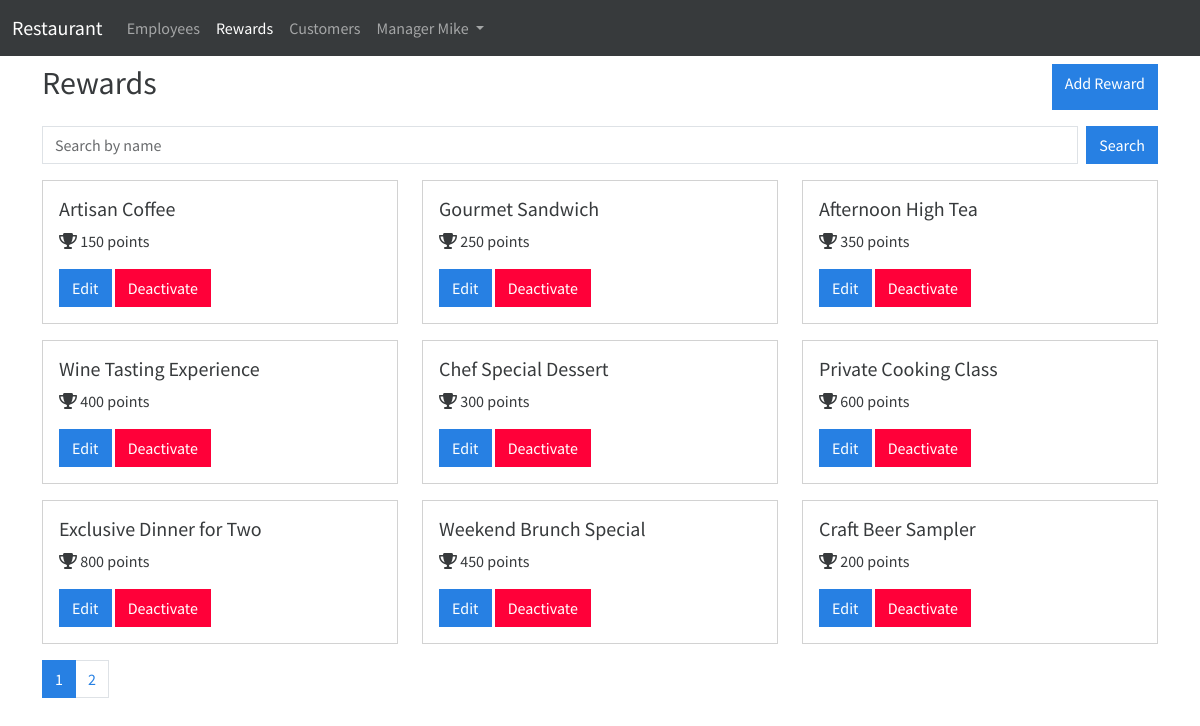
The page /rewards.php (signed in) on the database its author committed.
### tables this page shows
CREATE TABLE employees (
    id INT AUTO_INCREMENT PRIMARY KEY,
    name VARCHAR(255) NOT NULL,
    email VARCHAR(255) NOT NULL,
    password TEXT,
    created_by INT,
    is_manager BOOLEAN DEFAULT FALSE,
    inactive boolean DEFAULT FALSE,
    UNIQUE (email)

);

CREATE TABLE rewards (
    id INT AUTO_INCREMENT PRIMARY KEY,
    name VARCHAR(255) NOT NULL,
    points INT NOT NULL,
    added_by INT,
    inactive boolean DEFAULT FALSE,
    FOREIGN KEY (added_by) REFERENCES employees(id)
);

### auth.php (called while the page is built, shortened)
<?php
require_once 'database.php';
function current_user() {
    if (isset($_SESSION['user'])) {
        $user = $_SESSION['user'];
        $pdo = get_connection();
                $entityTable = $user['entity_type'] === 'customer' ? 'customers' : 'employees';
        $sql = "SELECT * FROM {$entityTable} WHERE id = :id";
        $stmt = $pdo->prepare($sql);
        $stmt->execute(['id' => $user['entity_id']]);
        $entity = $stmt->fetch(PDO::FETCH_ASSOC);
        return ['user' => $user, 'entity' => $entity];
    }
    return null;
}
?>

### database.php (called while the page is built, shortened)
<?php
function get_connection() {
    try {
        $dsn = 'mysql:host=' . DB_HOST . ';dbname=' . DB_NAME . ';port=' . DB_PORT;
        $pdo = new PDO($dsn, DB_USER, DB_PASS);
        $pdo->setAttribute(PDO::ATTR_ERRMODE, PDO::ERRMODE_EXCEPTION);
        return $pdo;
    } catch (PDOException $e) {
        die('Database Connection Failed: ' . $e->getMessage());
    }
}
function get_rewards($page = 1, $query = '') {
    $pdo = get_connection();
    $itemsPerPage = 9;
    $offset = ($page - 1) * $itemsPerPage;
        $countSql = "SELECT COUNT(*) FROM rewards WHERE inactive<>true and name LIKE :query";
    $countStmt = $pdo->prepare($countSql);
    $searchQuery = '%' . $query . '%';
    $countStmt->bindParam(':query', $searchQuery, PDO::PARAM_STR);
    $countStmt->execute();
    $totalRewards = $countStmt->fetchColumn();
    $totalPages = ceil($totalRewards / $itemsPerPage);
        $sql = "SELECT * FROM rewards WHERE inactive<>true and name LIKE :query LIMIT :offset, :itemsPerPage";
    $stmt = $pdo->prepare($sql);
    $stmt->bindParam(':query', $searchQuery, PDO::PARAM_STR);
    $stmt->bindParam(':offset', $offset, PDO::PARAM_INT);
    $stmt->bindParam(':itemsPerPage', $itemsPerPage, PDO::PARAM_INT);
    $stmt->execute();
    return [ $stmt->fetchAll(PDO::FETCH_ASSOC),  $totalPages];
}
?>

### rewards.php (the view, shortened to what this page needs)
<?php
require_once 'database.php';
require_once 'auth.php'; authenticate('employee');
$searchQuery = isset($_GET['search']) ? $_GET['search'] : '';
$page = isset($_GET['page']) ? intval($_GET['page']) : 1;
$result = get_rewards($page, $searchQuery);
[$rewards, $totalPages] = $result;
include 'header.php';
?>
<div class="container mt-2">
<div class="d-flex mt-2 justify-content-between"><h2>Rewards</h2><a href="rewardform.php" class="btn btn-primary">Add Reward</a></div>
<form action="rewards.php" method="get" class="d-flex mb-3 mt-3">
        <input type="text" name="search" class="form-control me-2" placeholder="Search by name" value="<?php echo htmlspecialchars($searchQuery); ?>">
        <button type="submit" class="btn btn-primary">Search</button>
    </form>
    <div class="row">
        <?php foreach ($rewards as $reward): ?>
            <div class="col-md-4 mb-3">
                <div class="card">
                    <div class="card-body">
                        <h5 class="card-title"><?php echo htmlspecialchars($reward['name']); ?></h5>
                        <p class="card-text">
                            <i class="fas fa-trophy"></i>
                            <?php echo htmlspecialchars($reward['points']); ?> points
                        </p>
                        <a href="rewardform.php?id=<?php echo $reward['id']; ?>" class="btn btn-primary">Edit</a>
                        <a href="deactivate.php?type=reward&id=<?php echo $reward['id']; ?>" class="btn btn-danger">Deactivate</a>
                    </div>
                </div>
            </div>
        <?php endforeach; ?>
    </div>
    <nav>
        <ul class="pagination">
            <?php for ($i = 1; $i <= $totalPages; $i++): ?>
                <li class="page-item <?php if ($i == $page) echo 'active'; ?>">
                    <a class="page-link" href="?page=<?php echo $i; ?>&search=<?php echo urlencode($searchQuery); ?>"><?php echo $i; ?></a>
                </li>
            <?php endfor; ?>
        </ul>
    </nav>
</div>
<?php
include 'footer.php'; ?>

### header.php (shortened to what this page needs)
<?php
require_once("auth.php");
function get_active_link($link) {
    $currentFile = basename($_SERVER['SCRIPT_NAME']);
    if (strpos($currentFile, $link) !== false) {
        return 'active';
    } else {
        return '';
    }
}
$user = current_user();
?>
<!DOCTYPE html>
<html lang="en">
<head>
    <link href="cosmo.css" rel="stylesheet">
    <link href="https://cdnjs.cloudflare.com/ajax/libs/font-awesome/6.5.1/css/all.min.css" rel="stylesheet">
</head>
<body>
    <nav class="navbar navbar-expand-lg navbar-dark bg-dark">
        <div class="container-fluid">
            <a class="navbar-brand" href="index.php">Restaurant</a>
            <div class="collapse navbar-collapse" id="navbarNav">
                <ul class="navbar-nav">
                   <?php if($user['user']['entity_type'] == 'employee') : ?>
                    <?php if($user['entity']['is_manager']): ?>
                    <li class="nav-item ">
                        <a class="nav-link <?php echo get_active_link('employee')?>" href="employees.php">Employees</a>
                    </li>
                    <?php endif?>
                    <li class="nav-item">
                        <a class="nav-link  <?php echo get_active_link('reward')?>" href="rewards.php">Rewards</a>
                    </li>
                    <li class="nav-item">
                        <a class="nav-link  <?php echo get_active_link('customer')?>" href="customers.php">Customers</a>
                    </li>
                    <?php endif;?>
                    <li class="nav-item dropdown">
                        <a class="nav-link dropdown-toggle" href="#" id="navbarDropdownMenuLink" role="button" data-bs-toggle="dropdown" aria-expanded="false">
                            <?php echo $user['entity']['name']?>
                        </a>
                    </li>
          </ul>
            </div>
        </div>
    </nav>

### footer.php (shortened to what this page needs)
</body>
</html>

### rows shown on the page
employees: name "Manager Mike"
rewards: name "Artisan Coffee", points "150"
rewards: name "Gourmet Sandwich", points "250"
rewards: name "Afternoon High Tea", points "350"
rewards: name "Wine Tasting Experience", points "400"
rewards: name "Chef Special Dessert", points "300"
rewards: name "Private Cooking Class", points "600"
rewards: name "Exclusive Dinner for Two", points "800"
rewards: name "Weekend Brunch Special", points "450"
rewards: name "Craft Beer Sampler", points "200"
